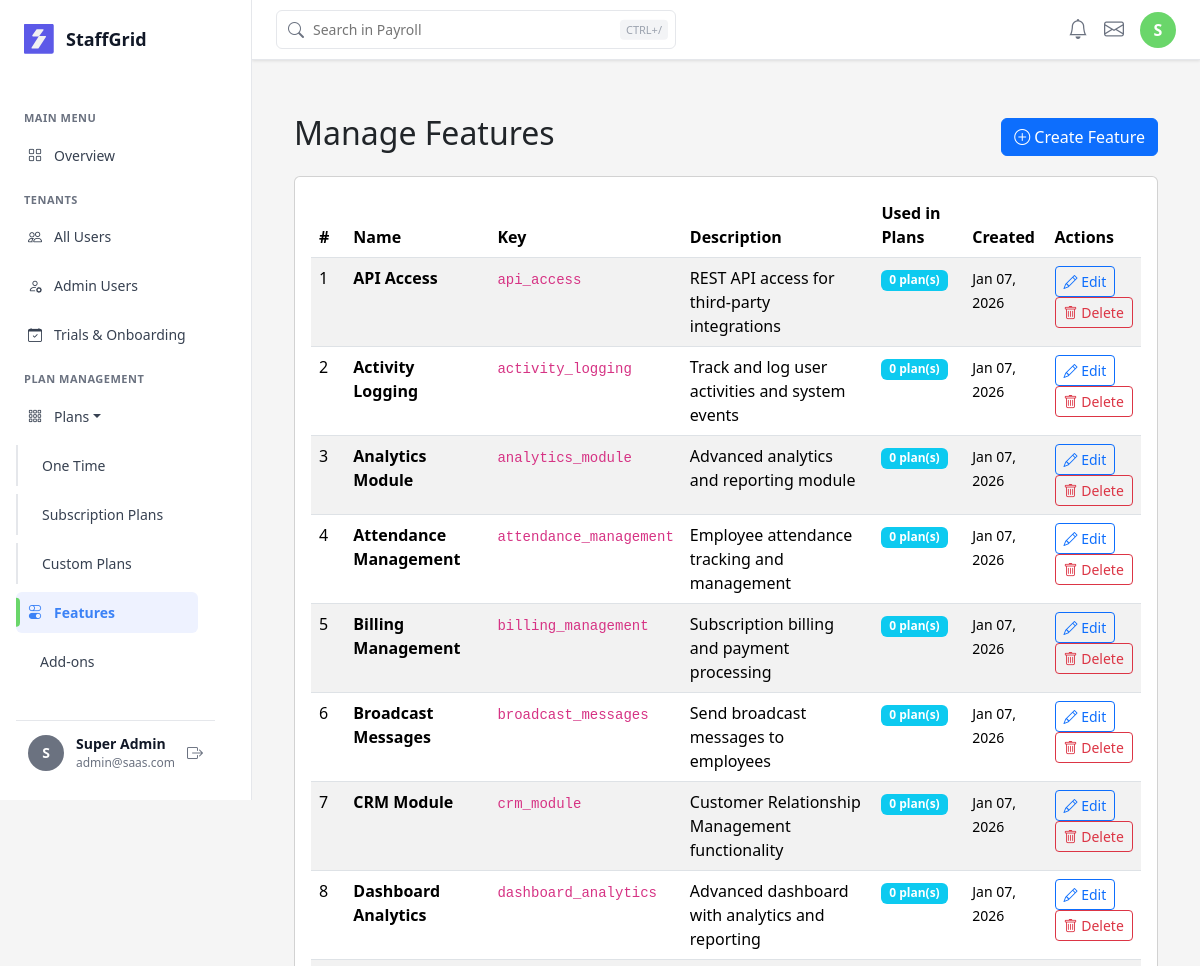
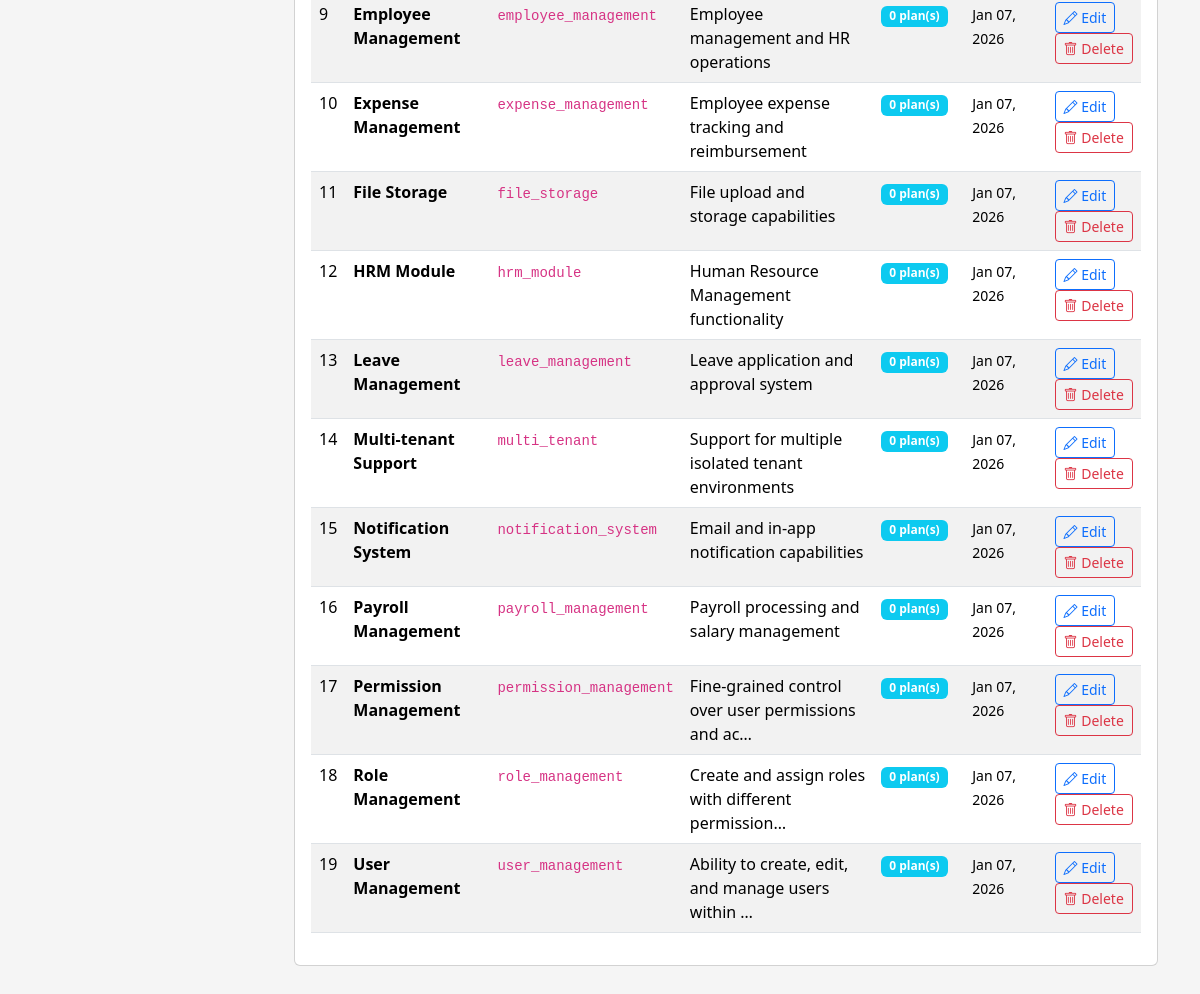
Page /features/ (signed in) on the committed database (2 pictures, top to bottom).
### saas/models/user.py (models this page shows, shortened)
class CustomUser(AbstractUser):
    email = models.EmailField(unique=True)
    role = models.ForeignKey(
        'Role',
        on_delete=models.SET_NULL,
        null=True,
        blank=True,
        related_name='users'
    )
    tenant = models.ForeignKey(
        'Tenant',
        on_delete=models.CASCADE,
        null=True,
        blank=True,
        related_name='users'
    )
    phone = models.CharField(max_length=15, blank=True, null=True)
    address = models.TextField(blank=True, null=True)
    profile_picture = models.ImageField(upload_to='profile_pictures/', blank=True, null=True)
    is_verified = models.BooleanField(default=False)
    created_at = models.DateTimeField(default=timezone.now)
    updated_at = models.DateTimeField(auto_now=True)
    USERNAME_FIELD = 'email'
    REQUIRED_FIELDS = ['username']
    objects = CustomUserManager()
    class Meta:
        db_table = 'custom_users'
        ordering = ['-date_joined']
        indexes = [
            models.Index(fields=['email']),
            models.Index(fields=['role']),
            models.Index(fields=['is_active']),
            models.Index(fields=['is_verified']),
        ]

### saas/models/feature.py (models this page shows, shortened)
class Feature(models.Model):
    name = models.CharField(max_length=100, unique=True)
    key = models.CharField(
        max_length=50,
        unique=True,
        help_text="Unique key for programmatic access to feature"
    )
    description = models.TextField(blank=True)
    created_at = models.DateTimeField(auto_now_add=True)
    updated_at = models.DateTimeField(auto_now=True)
    class Meta:
        db_table = 'features'
        ordering = ['name']

### saas/views/feature_views.py (the view)
# urls.py: path('', feature_list, name='feature_list'),
@login_required(login_url='auth:login')
def feature_list(request):
    if not is_super_admin(request.user):
        messages.error(request, 'You do not have permission to access features.')
        return redirect('dashboard')
    features = Feature.objects.all().order_by('name')
    context = {
        'features': features,
        'page_title': 'Manage Features',
    }
    return render(request, 'features/feature_list.html', context)

### saas/auth_backend.py (called while the page is built)
    def get_user(self, user_id):
        try:
            return User.objects.get(pk=user_id)
        except User.DoesNotExist:
            return None

### saas/context_processors.py (called while the page is built)
def users_and_roles(request):
    users = CustomUser.objects.select_related('role').all()
    roles = Role.objects.prefetch_related('users').all()
    payments = PaymentTransaction.objects.select_related('tenant').all()[:5]
    return {
        'users': users,
        'roles': roles,
        'payments': payments,
    }

### saas/views/feature_views.py (called while the page is built)
def is_super_admin(user):
    return user.is_superuser or user.is_staff

### saas/templates/features/feature_list.html (shortened to what this page needs)
{% extends 'base.html' %}
{% load static %}
{% block content %}
<div class="container mt-4">
    <div class="d-flex justify-content-between align-items-center mb-3">
        <h2>Manage Features</h2>
        <a href="{% url 'features:feature_create' %}" class="btn btn-primary">
            <i class="bi bi-plus-circle"></i> Create Feature
        </a>
    </div>
    <div class="card">
        <div class="card-body">
            <div class="table-responsive">
                <table class="table table-striped table-hover">
                    <thead>
                        <tr>
                            <th>#</th>
                            <th>Name</th>
                            <th>Key</th>
                            <th>Description</th>
                            <th>Used in Plans</th>
                            <th>Created</th>
                            <th>Actions</th>
                        </tr>
                    </thead>
                    <tbody>
                        {% for feature in features %}
                        <tr>
                            <td>{{ forloop.counter }}</td>
                            <td><strong>{{ feature.name }}</strong></td>
                            <td><code>{{ feature.key }}</code></td>
                            <td>{{ feature.description|truncatechars:50|default:"N/A" }}</td>
                            <td>
                                <span class="badge bg-info">{{ feature.plan_features.count }} plan(s)</span>
                            </td>
                            <td>
                                <small>{{ feature.created_at|date:"M d, Y" }}</small>
                            </td>
                            <td>
                                <a href="{% url 'features:feature_edit' feature.id %}"
                                   class="btn btn-sm btn-outline-primary">
                                    <i class="bi bi-pencil"></i> Edit
                                </a>
                                <form method="post" action="{% url 'features:feature_delete' feature.id %}"
                                    style="display: inline;">
                                    <button type="submit" class="btn btn-sm btn-outline-danger"
                                        onclick="return confirm('Are you sure you want to delete this feature?')">
                                        <i class="bi bi-trash"></i> Delete
                                    </button>
                                </form>
                            </td>
                        </tr>
                        {% empty %}
                        <tr>
                            <td colspan="7" class="text-center">No features found.</td>
                        </tr>
                        {% endfor %}
                    </tbody>
                </table>
            </div>
        </div>
    </div>
</div>
{% endblock %}

### saas/templates/base.html (shortened to what this page needs)
<!DOCTYPE html>
<html lang="en">
<head>
    <link href="https://cdn.jsdelivr.net/npm/bootstrap@5.3.2/dist/css/bootstrap.min.css" rel="stylesheet">
    <link rel="stylesheet" href="https://cdn.jsdelivr.net/npm/bootstrap-icons@1.11.1/font/bootstrap-icons.css">
</head>
<body>
    <div class="main-container">
        <aside class="sidebar">
            <div class="brand-header">
                <div class="brand-logo">
                </div>
                <div class="brand-name">StaffGrid</div>
            </div>
            <div class="menu-content">
                <div class="menu-section-heading">MAIN MENU</div>
                <ul class="menu-list">
                    <li class="menu-item">
                        <a href="{% url 'dashboard_overview' %}"
                            class="menu-link {% if 'dashboard' in request.path or request.path == '/' %}active{% endif %}">
                            <i class="bi bi-grid"></i>
                            <span style="margin-left: 12px;">Overview</span>
                        </a>
                    </li>
                </ul>
                <div class="menu-section-heading">TENANTS</div>
                <ul class="menu-list">
                    <li class="menu-item">
                        <a href="{% url 'users_list' %}"
                            class="menu-link {% if request.path == '/users/' %}active{% endif %}">
                            <i class="bi bi-people"></i>
                            <span style="margin-left: 12px;">All Users</span>
                        </a>
                    </li>
                    <li class="menu-item">
                        <a href="{% url 'saas_admin:admin_users' %}"
                            class="menu-link {% if 'admin-users' in request.path %}active{% endif %}">
                            <i class="bi bi-person-gear"></i>
                            <span style="margin-left: 12px;">Admin Users</span>
                        </a>
                    </li>
                    <li class="menu-item">
                        <a href="#" class="menu-link">
                            <i class="bi bi-calendar-check"></i>
                            <span style="margin-left: 12px;">Trials & Onboarding</span>
                        </a>
                    </li>
                </ul>
                <div class="menu-section-heading">Plan management</div>
                <ul class="menu-list">
                    <li class="menu-item">
                        <a href="{% url 'plans:plan_list' %}" class="menu-link dropdown-toggle"
                            onclick="toggleDropdown('plansDropdown')">
                            <i class="bi bi-grid-3x3-gap"></i>
                            <span style="margin-left: 12px;">Plans</span>
                        </a>
                    </li>
                    <div class="dropdown-content expanded" id="plansDropdown">
                        <li class="menu-item dropdown-item">
                            <a href="{% url 'plans:one_time_plans' %}"
                                class="menu-link {% if 'one-time' in request.path %}active{% endif %}">
                                <span>One Time</span>
                            </a>
                        </li>
                        <li class="menu-item dropdown-item">
                            <a href="{% url 'subscription:list_plans' %}"
                                class="menu-link {% if 'subscription' in request.path %}active{% endif %}">
                                <span>Subscription Plans</span>
                            </a>
                        </li>
                        <li class="menu-item dropdown-item">
                            <a href="{% url 'plans:custom_plans' %}"
                                class="menu-link {% if 'custom' in request.path %}active{% endif %}">
                                <span>Custom Plans</span>
                            </a>
                        </li>
                    </div>
                    <li class="menu-item">
                        <a href="{% url 'features:feature_list' %}"
                            class="menu-link {% if 'features' in request.path %}active{% endif %}">
                            <i class="bi bi-toggles"></i>
                            <span style="margin-left: 12px;">Features</span>
                        </a>
                    </li>
                    <li class="menu-item">
                        <a href="{% url 'addon_list' %}"
                            class="menu-link {% if 'addons' in request.path %}active{% endif %}">
                            <span style="margin-left: 12px;">Add-ons</span>
                        </a>
                    </li>
                    <li class="menu-item">
                        <a href="{% url 'saas_admin:discount_list' %}"
                            class="menu-link {% if 'discount' in request.path %}active{% endif %}">
                        </a>
                    </li>
                </ul>
            </div>
            {% if user.is_authenticated %}
            <div class="user-profile-bottom">
                <div class="user-avatar-small">
                    {{ user.first_name.0|upper|default:user.username.0|upper }}
                </div>
                <div class="user-info-small">
                    <div class="user-name-small">Super Admin</div>
                    <div class="user-email-small">{{ user.email }}</div>
                </div>
                <form method="POST" action="{% url 'logout' %}" style="margin: 0;">
                    <button type="submit"
                        style="background: none; border: none; color: var(--Grey-Grey-500); cursor: pointer;">
                        <i class="bi bi-box-arrow-right"></i>
                    </button>
                </form>
            </div>
            {% endif %}
        </aside>
        <nav class="top-navbar"
            style="position: fixed; top: 0; left: 252px; right: 0; height: 60px; background: #fff; border-bottom: 1px solid #E5E7EB; z-index: 999; display: flex; align-items: center; padding: 0 24px; box-shadow: 0 1px 3px rgba(0,0,0,0.1);">
            <div style="flex: 1; display: flex; align-items: center; gap: 16px;">
                <div style="position: relative; flex: 1; max-width: 400px;">
                    <input type="text" placeholder="Search in Payroll"
                        style="width: 100%; padding: 8px 12px 8px 36px; border: 1px solid #E5E7EB; border-radius: 6px; font-size: 14px;">
                    <i class="bi bi-search"
                        style="position: absolute; left: 12px; top: 50%; transform: translateY(-50%); color: #6B7280;"></i>
                    <span
                        style="position: absolute; right: 8px; top: 50%; transform: translateY(-50%); font-size: 11px; color: #9CA3AF; background: #F3F4F6; padding: 2px 6px; border-radius: 4px;">CTRL+/</span>
                </div>
            </div>
            <div style="display: flex; align-items: center; gap: 16px;">
                <i class="bi bi-bell" style="font-size: 20px; color: #6B7280; cursor: pointer;"></i>
                <i class="bi bi-envelope" style="font-size: 20px; color: #6B7280; cursor: pointer;"></i>
                <div
                    style="width: 36px; height: 36px; border-radius: 50%; background: #6AD66A; display: flex; align-items: center; justify-content: center; color: white; font-weight: 600; cursor: pointer;">
                    {{ user.first_name.0|upper|default:user.username.0|upper }}
                </div>
            </div>
        </nav>
        <main class="main-content" style="margin-top: 60px;">
            {% block content %}{% endblock %}
        </main>
    </div>
</body>
</html>

### saas/templates/base.html (style rules this page uses)
:root { --Base-Color-White: #FFF; --Grey-Grey-200: #E5E7EB; --Grey-Grey-500: #6B7280; --Grey-Grey-700: #374151; --Grey-Grey-900: #111827; }
* { margin: 0; padding: 0; box-sizing: border-box; }
body { font-family: 'Segoe UI', Tahoma, Geneva, Verdana, sans-serif; background-color: #f5f5f5; overflow-x: hidden; }
.main-container { display: flex; min-height: 100vh; }
.main-content { margin-left: 252px; width: calc(100% - 252px); padding: 24px 28px; padding-top: 76px; }
.sidebar { width: 252px; background: var(--Base-Color-White, #FFF); border-right: 1px solid var(--Grey-Grey-200, #E5E7EB); padding: 16px; position: fixed; height: 100vh; display: flex; flex-direction: column; align-items: flex-start; gap: 24px; overflow-y: auto; z-index: 1000; }
.sidebar { -ms-overflow-style: none; scrollbar-width: none; }
.menu-list { list-style: none; padding: 0; margin: 0; }
.menu-item { margin-bottom: 8px; }
.menu-link { display: flex; align-items: center; padding: 10px 12px; text-decoration: none; color: var(--Grey-Grey-700, #374151); font-size: 14px; font-weight: 500; border-radius: 6px; transition: all 0.2s ease; position: relative; margin-bottom: 2px; }
.menu-link.active { background-color: #EEF2FF; color: #3B82F6; font-weight: 600; }
.menu-link.active::before { content: ''; position: absolute; left: 0; top: 50%; transform: translateY(-50%); width: 4px; height: 70%; background-color: #6AD66A; border-radius: 0 4px 4px 0; }
.menu-section-heading { font-size: 11px; font-weight: 600; color: var(--Grey-Grey-500, #6B7280); text-transform: uppercase; letter-spacing: 0.5px; margin: 16px 0 8px 0; padding: 0 8px; }
.brand-header { display: flex; align-items: center; gap: 12px; padding: 8px; margin-bottom: 8px; }
.brand-logo { width: 30px; height: 30px; display: flex; align-items: center; justify-content: center; }
.brand-name { font-size: 18px; font-weight: 600; color: var(--Grey-Grey-900, #111827); }
.user-profile-bottom { margin-top: auto; padding: 12px; border-top: 1px solid var(--Grey-Grey-200, #E5E7EB); display: flex; align-items: center; gap: 12px; }
.user-avatar-small { width: 36px; height: 36px; background: var(--Grey-Grey-500, #6B7280); border-radius: 50%; display: flex; align-items: center; justify-content: center; color: white; font-weight: 600; font-size: 14px; }
.user-info-small { flex: 1; }
.user-name-small { font-size: 14px; font-weight: 600; color: var(--Grey-Grey-900, #111827); margin: 0; }
.user-email-small { font-size: 12px; color: var(--Grey-Grey-500, #6B7280); margin: 0; }
.menu-content { flex: 1; overflow-y: auto; -ms-overflow-style: none; scrollbar-width: none; }
.dropdown-item { padding-left: 12px; border-left: 2px solid #E5E7EB; transition: all 0.3s ease; }
.dropdown-toggle { cursor: pointer; }
.dropdown-content { overflow: hidden; transition: max-height 0.3s ease; }
.dropdown-content.expanded { max-height: 300px; }
.main-content { margin-left: 252px; flex: 1; padding: 30px; width: calc(100% - 252px); }

### rows in the picture
CustomUser: first_name.0 "S", email "admin@saas.com"
Feature: name "API Access", key "api_access", description "REST API access for third-party integrations", plan_features.count "0", created_at "Jan 07, 2026"
Feature: name "Activity Logging", key "activity_logging", description "Track and log user activities and system events", plan_features.count "0", created_at "Jan 07, 2026"
Feature: name "Analytics Module", key "analytics_module", description "Advanced analytics and reporting module", plan_features.count "0", created_at "Jan 07, 2026"
Feature: name "Attendance Management", key "attendance_management", description "Employee attendance tracking and management", plan_features.count "0", created_at "Jan 07, 2026"
Feature: name "Billing Management", key "billing_management", description "Subscription billing and payment processing", plan_features.count "0", created_at "Jan 07, 2026"
Feature: name "Broadcast Messages", key "broadcast_messages", description "Send broadcast messages to employees", plan_features.count "0", created_at "Jan 07, 2026"
Feature: name "CRM Module", key "crm_module", description "Customer Relationship Management functionality", plan_features.count "0", created_at "Jan 07, 2026"
Feature: name "Dashboard Analytics", key "dashboard_analytics", description "Advanced dashboard with analytics and reporting", plan_features.count "0", created_at "Jan 07, 2026"
Feature: name "Employee Management", key "employee_management", description "Employee management and HR operations", plan_features.count "0", created_at "Jan 07, 2026"
Feature: name "Expense Management", key "expense_management", description "Employee expense tracking and reimbursement", plan_features.count "0", created_at "Jan 07, 2026"
Feature: name "File Storage", key "file_storage", description "File upload and storage capabilities", plan_features.count "0", created_at "Jan 07, 2026"
Feature: name "HRM Module", key "hrm_module", description "Human Resource Management functionality", plan_features.count "0", created_at "Jan 07, 2026"
Feature: name "Leave Management", key "leave_management", description "Leave application and approval system", plan_features.count "0", created_at "Jan 07, 2026"
Feature: name "Multi-tenant Support", key "multi_tenant", description "Support for multiple isolated tenant environments", plan_features.count "0", created_at "Jan 07, 2026"
Feature: name "Notification System", key "notification_system", description "Email and in-app notification capabilities", plan_features.count "0", created_at "Jan 07, 2026"
Feature: name "Payroll Management", key "payroll_management", description "Payroll processing and salary management", plan_features.count "0", created_at "Jan 07, 2026"
Feature: name "Permission Management", key "permission_management", description "Fine-grained control over user permissions and ac…", plan_features.count "0", created_at "Jan 07, 2026"
Feature: name "Role Management", key "role_management", description "Create and assign roles with different permission…", plan_features.count "0", created_at "Jan 07, 2026"
Feature: name "User Management", key "user_management", description "Ability to create, edit, and manage users within …", plan_features.count "0", created_at "Jan 07, 2026"
